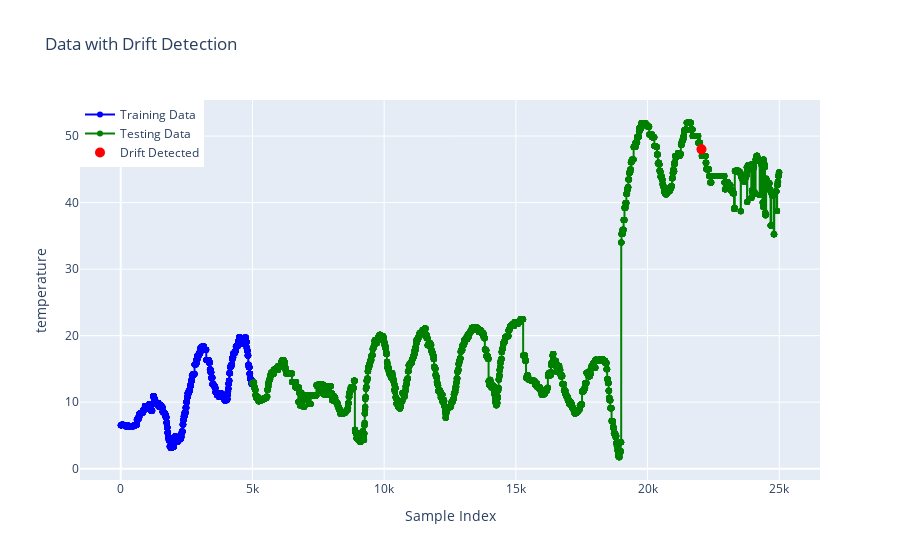

Notebook code cell kept with this figure:
### Code cell
df_persistant = persistant(df_test, feature_name, 14000, lambda x: x + 30)
drift_points = detect_drift(feature_name, df_train, df_persistant, delta=20, min_window_length=2000)
plot_drift(feature_name, df_train, df_persistant, drift_points)

### Figure 1 — Plotly figure (JSON) as saved in the notebook; plotly's stock layout.template omitted (floating-point values rounded to 4 significant figures; data arrays with more than 128 entries replaced by an {"elided": "..."} marker saying what was removed)
{"data": [{"line": {"color": "blue"}, "marker": {"symbol": "circle"}, "mode": "lines+markers", "name": "Training Data", "showlegend": true, "type": "scatter", "x": {"elided": "5000 int values"}, "y": {"elided": "5000 float values"}}, {"line": {"color": "green"}, "marker": {"symbol": "circle"}, "mode": "lines+markers", "name": "Testing Data", "showlegend": true, "type": "scatter", "x": {"elided": "20000 int values"}, "y": {"elided": "20000 float values"}}, {"marker": {"color": "red", "size": 10}, "mode": "markers", "name": "Drift Detected", "showlegend": true, "type": "scatter", "x": [22047], "y": [48]}], "layout": {"legend": {"x": 0, "y": 1}, "title": {"text": "Data with Drift Detection"}, "xaxis": {"title": {"text": "Sample Index"}}, "yaxis": {"title": {"text": "temperature"}}}}
